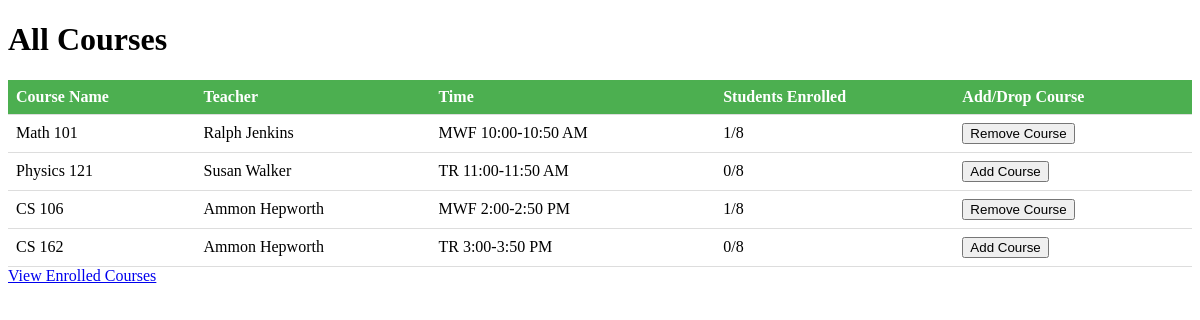
The page /user (signed in) on the database its author committed.
### app.py (models this page shows, shortened)
class Courses(db.Model):
    __tablename__ = "Courses"
    course_id = db.Column(db.Integer, primary_key = True)
    course_name = db.Column(db.String, nullable = False)
    course_teacher = db.Column(db.String, nullable = False)
    course_time = db.Column(db.String, nullable = False)
    students_enrolled = db.Column(db.Integer, nullable = False)
    capacity = db.Column(db.Integer, nullable = False)

### app.py (the view)
@app.route("/user")
def studentUser():
    allCourses = Courses.query.all()
    return render_template('all_courses.html', allCourses=allCourses)

### app.py (called while the page is built)
@login_manager.user_loader
def load_user(user_id):
    return Users.query.get(user_id)

### templates/all_courses.html (shortened to what this page needs)
<!DOCTYPE html>
<html>
  <head>
    <link rel="stylesheet" href="static/style.css">
  </head>
  <body>
    <h1>All Courses</h1>
    <table>
        <thead>
          <tr>
            <th>Course Name</th>
            <th>Teacher</th>
            <th>Time</th>
            <th>Students Enrolled</th>
            <th>Add/Drop Course</th>
          </tr>
        </thead>
        <tbody>
          {% for course in allCourses %}
            <tr>
              <td>{{ course.course_name }}</td>
              <td>{{ course.course_teacher }}</td>
              <td>{{ course.course_time }}</td>
              <td>{{ course.students_enrolled }}/{{ course.capacity }}</td>
              <td>
                {% if course in current_user.enrolled %}
                    <form action="/remove_course" method="post">
                    <button type="submit" class="add-course-btn">Remove Course</button>
                    </form>
                {% else %}
                    <form action="/add_course" method="post">
                    <button type="submit" class="add-course-btn">Add Course</button>
                    </form>
                {% endif %}
              </td>
            </tr>
          {% endfor %}
        </tbody>
      </table>
      <a href="{{ url_for('enrolled_courses') }}">View Enrolled Courses</a>
  </body>
</html>

### static/style.css (style rules this page uses)
table { border-collapse: collapse; width: 100%; }
th, td { padding: 8px; text-align: left; border-bottom: 1px solid #ddd; }
th { background-color: #4CAF50; color: white; }

### rows shown on the page
Courses: course_name "Math 101", course_teacher "Ralph Jenkins", course_time "MWF 10:00-10:50 AM", students_enrolled "1", capacity "8"
Courses: course_name "Physics 121", course_teacher "Susan Walker", course_time "TR 11:00-11:50 AM", students_enrolled "0", capacity "8"
Courses: course_name "CS 106", course_teacher "Ammon Hepworth", course_time "MWF 2:00-2:50 PM", students_enrolled "1", capacity "8"
Courses: course_name "CS 162", course_teacher "Ammon Hepworth", course_time "TR 3:00-3:50 PM", students_enrolled "0", capacity "8"
